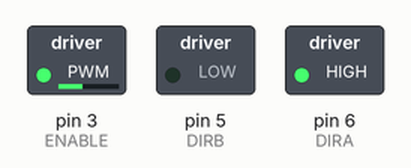
The sketch below on a simulated Arduino Uno, built with avr-gcc and run on an emulated ATmega328P. On the bench: switched loads named in the sketch (green lamp = pin HIGH).

Above: at 0.05 s.
At 5.95 s:
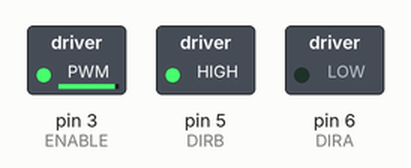
Timing chart, 0 to 7.8 s (numbered marks = the images above):
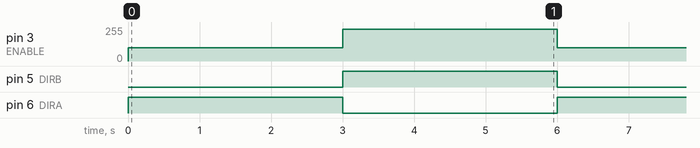

Measured:
- by itself, pin 3 (ENABLE): alternates 240/255 for 3.0 s and 100/255 for 3.0 s
- by itself, pin 5 (DIRB), pin 6 (DIRA): alternates HIGH for 3.0 s and LOW for 3.0 s

The sketch:

practica_10.2.ino
```cpp
/*******************************************************
* Exercici 2. Motor continua + xip L293D. CANVI DE VELOCITAT + SENTIT
********************************************************/

#define ENABLE 3
#define DIRA 6
#define DIRB 5

void setup() {
  pinMode(ENABLE,OUTPUT);
  pinMode(DIRA,OUTPUT);
  pinMode(DIRB,OUTPUT);
  }

void loop() {
  digitalWrite(DIRA,HIGH);
  digitalWrite(DIRB,LOW);
  analogWrite(ENABLE, 100);
  delay(3000);
  digitalWrite(DIRA,LOW);
  digitalWrite(DIRB,HIGH);
  analogWrite(ENABLE, 240);
  delay(3000);
  }
```
